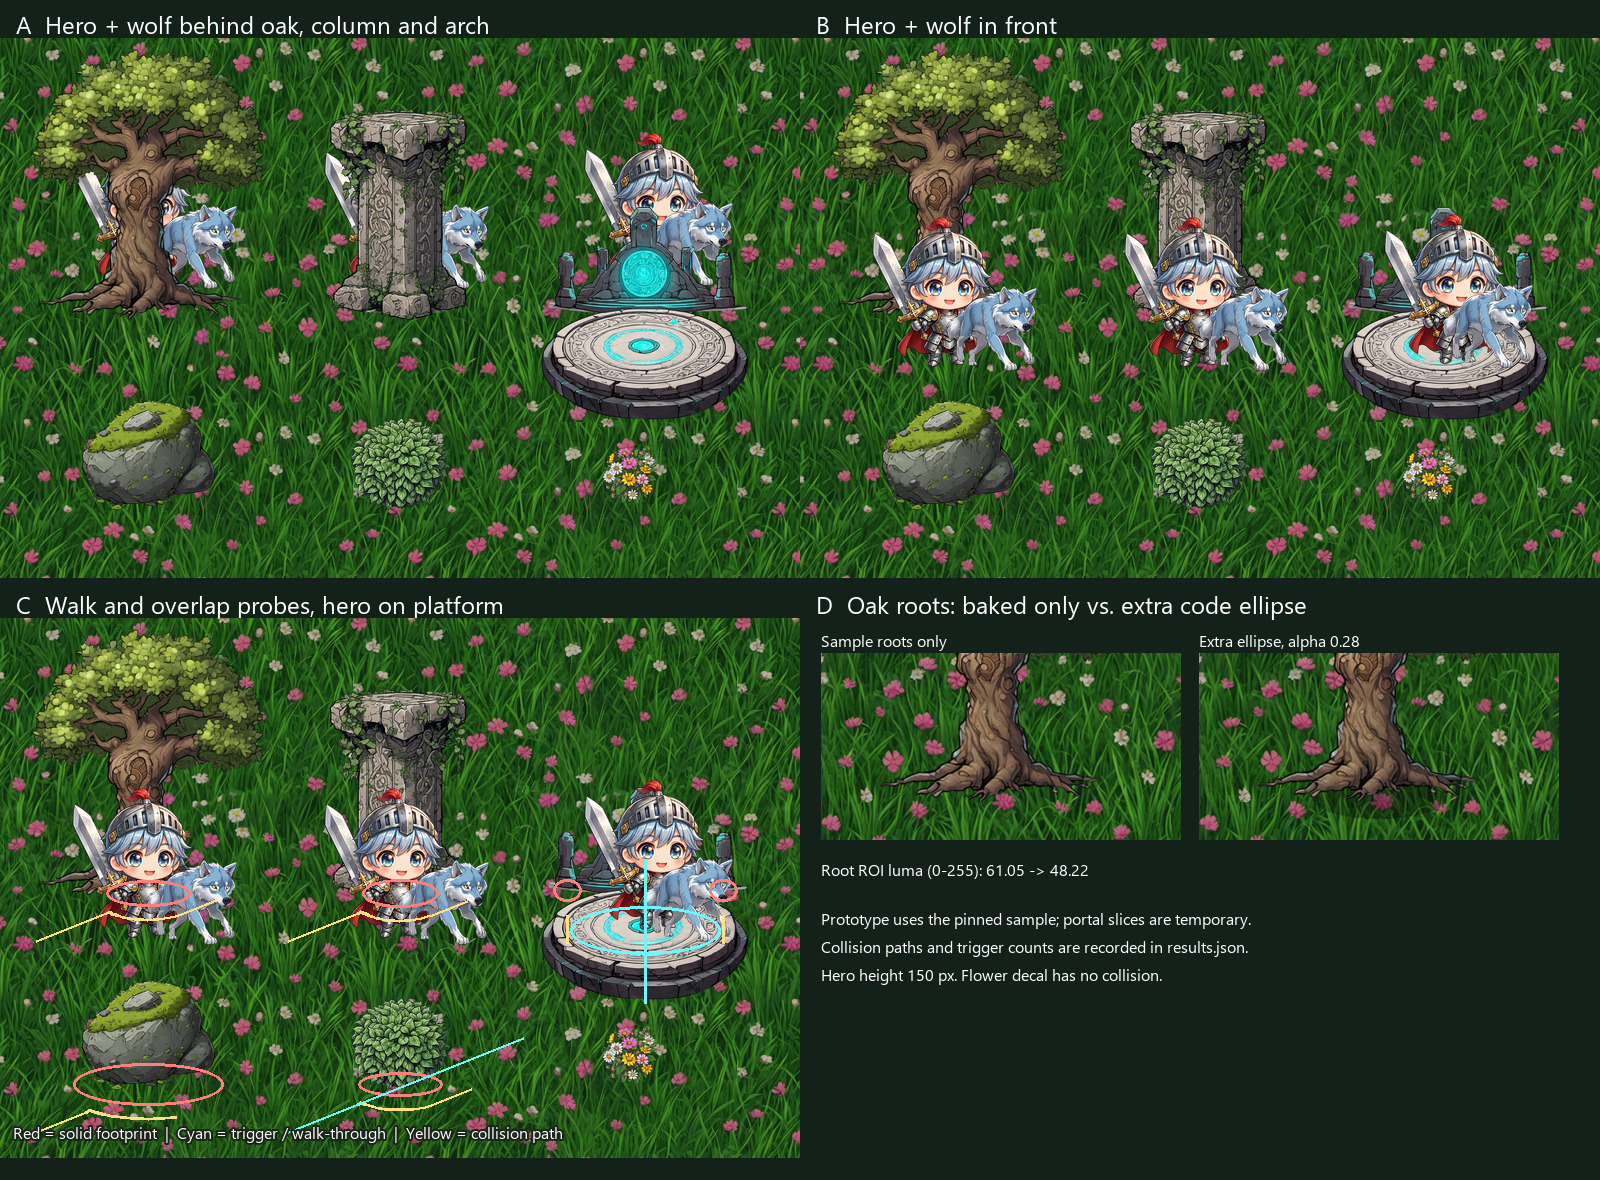

Write Python code to recreate this figure.
"""Render an isolated prop contract scene and record deterministic test results."""
from pathlib import Path
from math import ceil, hypot
import json
import subprocess

from PIL import Image, ImageDraw, ImageFont, ImageStat

HERE = Path(__file__).resolve().parent
REPO = HERE.parents[2]
SAMPLE = REPO / 'art-tests/rung-xanh-map-sample'
PROPS = SAMPLE / 'props_clean'
ART = REPO / 'art-tests'
FOOT = 14
FONT = ImageFont.truetype('DejaVuSans.ttf', 16) if (Path('/usr/share/fonts/truetype/dejavu/DejaVuSans.ttf').exists()) else ImageFont.truetype('C:/Windows/Fonts/segoeui.ttf', 16)
TITLE = ImageFont.truetype(FONT.path, 24)
MASKS = {'oak': (84, 26), 'stone': (150, 42), 'pillar': (76, 28), 'bush': (84, 24)}
LOCATIONS = {'oak': (148, 275), 'pillar': (400, 275), 'portal': (645, 272),
             'stone': (148, 466), 'bush': (400, 466), 'flowers': (630, 459)}
feet = [(567, 272, 28, 22), (723, 272, 28, 22)]
trigger = (645, 312, 150, 48)


def sized(image, height):
    return image.resize((round(image.width * height / image.height), height), Image.Resampling.LANCZOS)


def asset(name):
    with Image.open(PROPS / (name + '.png')) as source:
        return source.convert('RGBA')


sprites = {key: sized(asset(name), height) for key, name, height in (
    ('oak', 'cay_soi', 275), ('pillar', 'cot_da_co', 215), ('stone', 'tang_da_reu', 115),
    ('bush', 'bui_cay', 95), ('flowers', 'khom_hoa', 60))}
with Image.open(ART / 'hero-matte-clean/cleaned/hero-swordsman-male_lossless.webp') as source:
    hero = sized(source.convert('RGBA').crop(source.convert('RGBA').getbbox()), 150)
with Image.open(ART / 'monsters-rung-xanh/monster_wolf_s2_cut.png') as source:
    monster = sized(source.convert('RGBA').crop(source.convert('RGBA').getbbox()), 85)
portal = sized(asset('da_cong_dich_chuyen'), 218)
# Split the composited sample only for this fixture. Final art needs two authored layers.
cut = round(portal.height * 485 / 994)
arch = portal.crop((0, 0, portal.width, cut))
platform = portal.crop((0, cut, portal.width, portal.height))
# The two render entries share the same ground anchor. Their offsets restore registration.
PORTAL_ANCHOR = LOCATIONS['portal']
tile = sized(Image.open(SAMPLE / 'tile_co_rung_xanh_1024.png').convert('RGBA'), 384)


def ellipse(box):
    x, y, w, h = box
    return x - w / 2, y - h / 2, x + w / 2, y + h / 2


def distance(point, box, footprint=0):
    x, y, w, h = box
    return hypot((point[0] - x) / (w / 2 + footprint), (point[1] - y) / (h / 2 + footprint))


def walk(start, velocity, count, bodies):
    x, y = start
    trace = [(x, y)]
    contacts = 0
    dx, dy = velocity
    substeps = max(1, ceil(hypot(dx, dy) / 3))
    for _ in range(count):
        for _ in range(substeps):
            x += dx / substeps
            y += dy / substeps
            for cx, cy, w, h in bodies:
                rx, ry = w / 2 + FOOT, h / 2 + FOOT
                vx, vy = x - cx, y - cy
                length = hypot(vx / rx, vy / ry)
                if length < 1:
                    contacts += 1
                    x, y = (cx + vx / length, cy + vy / length) if length else (cx + rx, cy)
            assert all(distance((x, y), box, FOOT) >= 1 - 1e-8 for box in bodies)
        trace.append((x, y))
    return trace, contacts


def path_result(trace, contacts):
    return {'start': trace[0], 'end': [round(v, 2) for v in trace[-1]],
            'contacts': contacts, 'points': [[round(v, 2) for v in p] for p in trace]}


footprints = {id: (*LOCATIONS[id], *size) for id, size in MASKS.items()}
paths = {}
for name in ('oak', 'stone', 'pillar'):
    x, y, *_ = footprints[name]
    trace, contacts = walk((x - 112, y + 48), (5, -2), 47, [footprints[name]])
    assert contacts and trace[-1][0] > x + 20
    paths[name] = path_result(trace, contacts)

for label, bodies in [('solid', [footprints['bush']]), ('none', [])]:
    x, y = LOCATIONS['bush']
    trace, contacts = walk((x - 112, y + 48), (5, -2), 47, bodies)
    assert (contacts > 0) == (label == 'solid')
    paths['bush_' + label] = path_result(trace, contacts)

path, hits = walk((645, 385), (0, -4), 36, feet)
inside = [distance(p, trigger) <= 1 for p in path]
enters = sum(b and not a for a, b in zip(inside, inside[1:]))
exits = sum(a and not b for a, b in zip(inside, inside[1:]))
assert hits == 0 and enters == exits == 1 and path[-1][1] < PORTAL_ANCHOR[1]
paths['portal_center'] = {**path_result(path, hits), 'trigger_enters': enters, 'trigger_exits': exits}
for label, (x, y, w, h) in zip(('left', 'right'), feet):
    trace, contacts = walk((x, y + 53), (0, -5), 28, feet)
    assert contacts and trace[-1][1] > y
    paths['portal_' + label] = {**path_result(trace, contacts), 'entered_platform_overlap': any(distance(p, trigger) <= 1 for p in trace)}


def paste(canvas, image, x, y, anchor_x=None, anchor_y=None):
    ax = image.width / 2 if anchor_x is None else anchor_x
    ay = image.height - 8 if anchor_y is None else anchor_y
    canvas.alpha_composite(image, (round(x - ax), round(y - ay)))


def ground():
    canvas = Image.new('RGBA', (800, 540))
    for x in range(0, 800, tile.width):
        for y in range(0, 540, tile.height):
            canvas.alpha_composite(tile, (x, y))
    canvas.alpha_composite(Image.new('RGBA', canvas.size, (20, 33, 26, 70)))
    return canvas


def scene(placement, show_debug=False):
    canvas = ground()
    x, y = PORTAL_ANCHOR
    paste(canvas, platform, x, y, anchor_y=0)
    fx, fy = LOCATIONS['flowers']
    paste(canvas, sprites['flowers'], fx, fy)
    draw_entries = [(py, name, sprites[name], px, None) for name, (px, py) in LOCATIONS.items() if name in ('oak', 'pillar', 'stone', 'bush')]
    draw_entries.append((y, 'arch', arch, x, cut))
    for name in ('oak', 'pillar', 'portal'):
        px, py = LOCATIONS[name]
        if placement == 'behind':
            hy, my = py - 27, py - 24
        elif placement == 'front':
            hy, my = py + 54, py + 58
        else:
            hy, my = py + (40 if name == 'portal' else 45), py + 52
        draw_entries.extend([(hy, name + '-hero', hero, px - (0 if name == 'portal' else 15), hero.height),
                             (my, name + '-monster', monster, px + 43, monster.height)])
    draw_entries.sort(key=lambda row: (row[0], row[1]))
    for py, _, image, px, ay in draw_entries:
        paste(canvas, image, px, py, anchor_y=ay)
    order = [entry[1] for entry in draw_entries]
    for prop in ('oak', 'pillar', 'portal'):
        pivot = 'arch' if prop == 'portal' else prop
        for actor in ('hero', 'monster'):
            assert (order.index(prop + '-' + actor) < order.index(pivot)) == (placement == 'behind')
    if show_debug:
        draw = ImageDraw.Draw(canvas)
        for box in [*footprints.values(), *feet]:
            draw.ellipse(ellipse(box), outline='#ff7f79', width=3)
        draw.ellipse(ellipse(trigger), outline='#6df6fc', width=3)
        for key in ('oak', 'pillar', 'stone', 'portal_center', 'portal_left', 'portal_right', 'bush_solid', 'bush_none'):
            draw.line([tuple(p) for p in paths[key]['points']], fill='#6df6fc' if key in ('portal_center', 'bush_none') else '#ffe184', width=3)
        draw.text((13, 503), 'Red = solid footprint  |  Cyan = trigger / walk-through  |  Yellow = collision path', font=FONT, fill='white', stroke_width=2, stroke_fill='#1a2419')
    return canvas, order


sheet = Image.new('RGB', (1600, 1180), '#14211b')
draw = ImageDraw.Draw(sheet)
orders = {}
for label, caption, x, y in [
    ('behind', 'A  Hero + wolf behind oak, column and arch', 0, 0),
    ('front', 'B  Hero + wolf in front', 800, 0),
    ('debug', 'C  Walk and overlap probes, hero on platform', 0, 580)]:
    canvas, orders[label] = scene(label, label == 'debug')
    draw.text((x + 16, y + 8), caption, fill='white', font=TITLE)
    sheet.paste(canvas.convert('RGB'), (x, y + 38))

draw.text((816, 588), 'D  Oak roots: baked only vs. extra code ellipse', fill='white', font=TITLE)
shadow_luma = {}
for i, alpha in enumerate((0, 71)):
    canvas = ground()
    if alpha:
        shade = Image.new('RGBA', canvas.size)
        ImageDraw.Draw(shade).ellipse(ellipse((405, 322, 120, 36)), fill=(0, 0, 0, alpha))
        canvas.alpha_composite(shade)
    paste(canvas, sprites['oak'], 405, 320)
    roi = canvas.convert('L').crop((363, 308, 447, 336))
    shadow_luma['code' if alpha else 'baked_only'] = round(ImageStat.Stat(roi).mean[0], 2)
    crop = canvas.crop((243, 192, 567, 360)).resize((360, 187), Image.Resampling.LANCZOS)
    sheet.paste(crop.convert('RGB'), (821 + 378 * i, 653))
    draw.text((821 + 378 * i, 629), 'Extra ellipse, alpha 0.28' if alpha else 'Sample roots only', font=FONT, fill='white')
draw.text((821, 858), f"Root ROI luma (0-255): {shadow_luma['baked_only']} -> {shadow_luma['code']}", font=FONT, fill='white')
draw.text((821, 907), 'Prototype uses the pinned sample; portal slices are temporary.', font=FONT, fill='white')
draw.text((821, 935), 'Collision paths and trigger counts are recorded in results.json.', font=FONT, fill='white')
draw.text((821, 963), 'Hero height 150 px. Flower decal has no collision.', font=FONT, fill='white')
sheet.save(HERE / 'scene.jpg', quality=92, subsampling=0)

source = (REPO / 'index.html').read_text(encoding='utf-8')
native_collision = source[source.index('const Collision = {'):source.index('</script>', source.index('const Collision = {'))]
js = 'const WORLD={w:1560,h:1180};const waterRects=[];const forestEnv=null;let obstacles=[];\n' + native_collision + '''
const circle = {x:400,y:400,r:42};
obstacles=[circle];
const at = {x:400,y:438,r:14};
const circleBlocks = Collision.resolve(at);
obstacles=[{x:358,y:400,r:14},{x:442,y:400,r:14}];
const walker={x:400,y:460,r:14};
const centerBlocked=[];
for(let i=0;i<24;i++) centerBlocked.push(Collision.move(walker,0,-180,1/30));
if(!circleBlocks || centerBlocked.some(Boolean) || walker.y>=400) process.exit(1);
console.log(JSON.stringify({wideCircleBlocksAtOffsetY38:circleBlocks,expected84x26EllipseWouldBlockAtOffsetY38:false,twoCircleFootCenterPass:walker.y<400,nativeEllipse:false}));
'''
native_draw = source[source.index('function draw() {'):source.index('  /* Bảng tên + thanh máu', source.index('function draw() {'))] + '}'
render_fixture = '''
const renderNative = (() => {
  const drawCalls=[];
  const noOp=()=>{};
  const nativeContext=new Proxy({}, {get(_, key) {
    if(key==='createRadialGradient') return ()=>({addColorStop:noOp});
    return noOp;
  }});
  const ctx=nativeContext, W=800,H=540, cam={x:0,y:0}, shake=0, telegraphs=[];
  const P={created:false}, timeNow=0, drops=[], monsters=[{x:220,y:295}], hero={x:200,y:260};
  const currentMap=()=>({map:{}});
  const Sprites={
    background(){drawCalls.push('background');},
    obstacle(){drawCalls.push('obstacle');},
    hero(){drawCalls.push('hero');},
    monster(){drawCalls.push('monster');},
  };
  obstacles=[{x:200,y:280,r:17}];
  eval(NATIVE_DRAW);
  if(drawCalls.join(',')!=='background,hero,obstacle,monster') process.exit(2);
  return drawCalls;
})();
'''
js = 'const NATIVE_DRAW=' + json.dumps(native_draw + '\ndraw();') + ';\n' + js.replace('console.log(JSON.stringify({','console.log(JSON.stringify({renderNative,')
js = js.replace('const circle =', render_fixture + '\nconst circle =')
native = json.loads(subprocess.check_output(['node', '-e', js], text=True))
head = subprocess.check_output(['git', 'rev-parse', 'HEAD'], cwd=REPO, text=True).strip()
pinned = 'a7ce924'
sample_files = [*PROPS.glob('*.png'), SAMPLE / 'tile_co_rung_xanh_1024.png']
for path in sample_files:
    blob = subprocess.check_output(['git', 'show', f'{pinned}:{path.relative_to(REPO).as_posix()}'], cwd=REPO)
    assert path.read_bytes() == blob, path
record = {'engine_snapshot': head, 'sample_commit': pinned, 'hero_height': hero.height,
          'render_orders': orders, 'native_engine_vm': native, 'paths': paths,
          'flower_has_collider': False, 'footprint_xywh': footprints, 'portal_feet_xywh': feet,
          'portal_trigger_xywh': trigger,
          'portal_group': {'id': 'trial-portal', 'world_anchor': PORTAL_ANCHOR, 'parts': ['ground:platform', 'sorted:arch']}, 'shadow_roi_mean_8bit_luma': shadow_luma,
          'fixture_limit': 'Pillow render and ellipse-expanded footprint prototype. Native Collision block tested separately in Node.'}
(HERE / 'results.json').write_text(json.dumps(record, indent=2) + '\n', encoding='utf-8')
print(json.dumps({'native': native, 'paths': {k: {a:b for a,b in v.items() if a != 'points'} for k,v in paths.items()}, 'shadow': shadow_luma}, indent=2))
